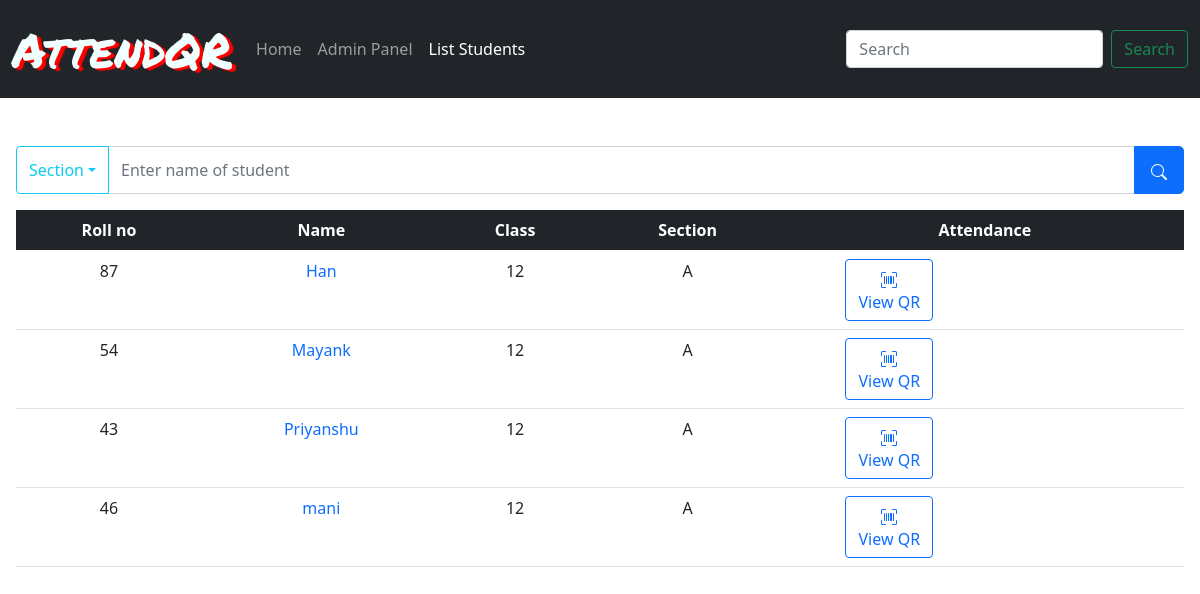
Screenshot of /list_students with the database file from the repository.
### students/models.py (models this page shows, shortened)
class studentsList(models.Model):
    section_names=[
        ('A','science'),
        ('C','commerce'),
        ('H','humanity')]
    name=models.CharField(null=False,max_length=20)
    email=models.EmailField(null=True)
    parent_name=models.CharField(max_length=20)
    standard=models.IntegerField()
    phone=models.BigIntegerField(null=True)
    section=models.CharField(max_length=6,choices=section_names)
    rollno=models.IntegerField(default=0)

### students/views.py (the view)
# urls.py: path('list_students', views.list_students, name='list_students'),
def list_students(request,section='A'):
    usrs=list(attendon.objects.filter(date=timezone.now()).values_list('student', flat=True))
    nm=''
    if request.GET.get('name'):
        nm=request.GET.get('name')
    stu=studentsList.objects.exclude(pk__in=usrs).filter(section__exact=section,name__icontains=nm).order_by('name')
    if request.user.is_authenticated is not True:
        stu=studentsList.objects.filter(section__exact=section,name__icontains=nm).order_by('name')
    context={
        'Students':stu
    }
    return render(request,'list_students.html',context)

### students/templates/list_students.html (shortened to what this page needs)
{% extends 'base.html' %}
{% load static %}
{% block content %}
<form action="" method="get" class="input-group mt-5 mb-3 px-3">
  <button class="btn btn-outline-info dropdown-toggle " type="button" data-bs-toggle="dropdown" aria-expanded="false">Section</button>
  <input type="text" name="name" class="form-control" placeholder='Enter name of student' aria-label="Enter name">
  <button type="submit" class="btn btn-primary btn-lg"></button>
</form>
<div class="table-responsive px-3">
<table class="table table-hover text-center" >
  <thead class="table-dark">
    <tr>
      <th scope="col"><div class="d-block d-md-none">R.N</div><div class="d-none d-md-block">Roll no</div></th>
      <th scope="col">Name</th>
      <th scope="col">Class</th>
      <th scope="col">Section</th>
      <th scope="col">Attendance</th>
    </tr>
  </thead>
  <tbody>
    {% for stu in Students %}
      <tr>
        <td>{{stu.rollno}}</td>
        <td><a href="{% url 'report' student=stu.id %}" style="text-decoration:none">{{stu.name}}</a></td>
        <td>{{stu.standard}}</td>
        <td>{{stu.section}}</td>
        <td>
          <div class="container">
          <div class="row row-sm gy-2">
            <div class="col">
          <div class="inline-block"><button type="button" class="btn btn-outline-primary inline-block" data-bs-toggle="modal" data-bs-target="#exampleModal">
           <span class="d-none d-md-block">View QR</span></div>
      </div>
      <div class="col">
      </td>
      </tr>
      {% endfor %}
</tbody>
</table>
</div>
{% endblock %}

### static/carousel.css (style rules this page uses)
body { padding-bottom: 3rem; color: #5a5a5a; }

### rows the page displays
studentsList: rollno "87", name "Han", standard "12", section "A"
studentsList: rollno "54", name "Mayank", standard "12", section "A"
studentsList: rollno "43", name "Priyanshu", standard "12", section "A"
studentsList: rollno "46", name "mani", standard "12", section "A"
